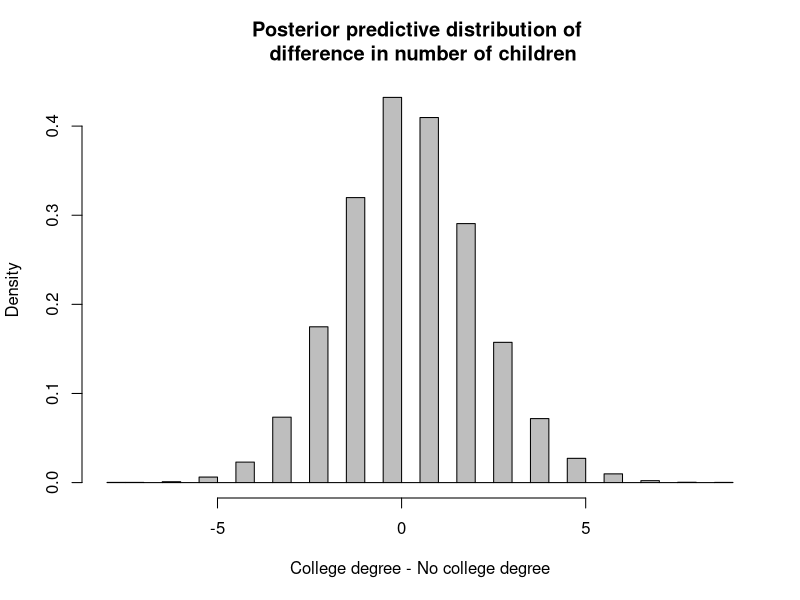
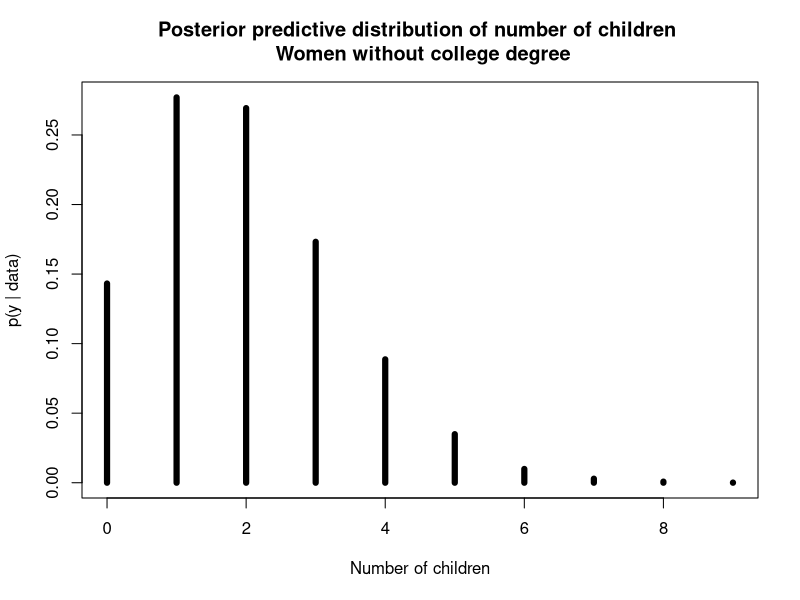

These charts were generated, in order, by the following R code:
### Model for the number of children for women without college degree and with college degree:
### the model is a Poisson-Gamma model with assumption of independence for the two priors

## prior for theta1
a.theta1 <- 2
b.theta1 <- 1


## prior for theta1
a.theta2 <- 2
b.theta2 <- 1


## data for women without college degree
n1 <- 111
sum.y1 <- 217

## data for women with college degree
n2 <- 44
sum.y2 <- 66

## posterior for theta1
atilde.theta1 <- a.theta1+sum.y1
btilde.theta1 <- b.theta1+n1

## posterior for theta2
atilde.theta2 <- a.theta2+sum.y2
btilde.theta2 <- b.theta2+n2

### Sampling from the joint posterior predictive distribution of Ytilde1 and Ytilde2

B <- 10000

theta1.post.samples <- rep(0,B)
theta2.post.samples <- rep(0,B)
ytilde1.samples <- rep(0,B)
ytilde2.samples <- rep(0,B)
dtilde.samples <- rep(0,B)


set.seed(0) 
# set the random seed for reproducible work! 
# Note that I used a different seed for the lecture note. Compare the results.
for(i in 1:B){

	theta1.post.samples[i] <- rgamma(1,atilde.theta1,btilde.theta1)
	theta2.post.samples[i] <- rgamma(1,atilde.theta2,btilde.theta2)
	ytilde1.samples[i] <- rpois(1,theta1.post.samples[i])
	ytilde2.samples[i] <- rpois(1,theta2.post.samples[i])
	dtilde.samples[i] <- ytilde1.samples[i]-ytilde2.samples[i]
	print(i)

}


## This is to compute the predictive distribution that Ytilde1 is greater than Ytilde2
mean(ytilde1.samples > ytilde2.samples)


#hist_dtilde
hist(dtilde.samples,xlab="College degree - No college degree",prob=TRUE,col="grey",
main="Posterior predictive distribution of \n difference in number of children",breaks=50)



### Sampling from the posterior predictive distribution of Ytilde1

B <- 10000

theta1.post.samples <- rep(0,B)
ytilde1.samples <- rep(0,B)

set.seed(0)
for(i in 1:B){
	
	theta1.post.samples[i] <- rgamma(1,atilde.theta1,btilde.theta1)
	ytilde1.samples[i] <- rpois(1,theta1.post.samples[i])
	print(i)
	
}


#hist_y1tilde
plot(seq(0,max(ytilde1.samples),by=1),as.numeric(table(ytilde1.samples))/B,type="n",xlab="Number of children",
main="Posterior predictive distribution of number of children \n Women without college degree",ylab="p(y | data)")
for(i in 0:max(ytilde1.samples)){
  segments(i,0,i,as.numeric(table(ytilde1.samples)/B)[i+1],col="black",lwd=6)
}




